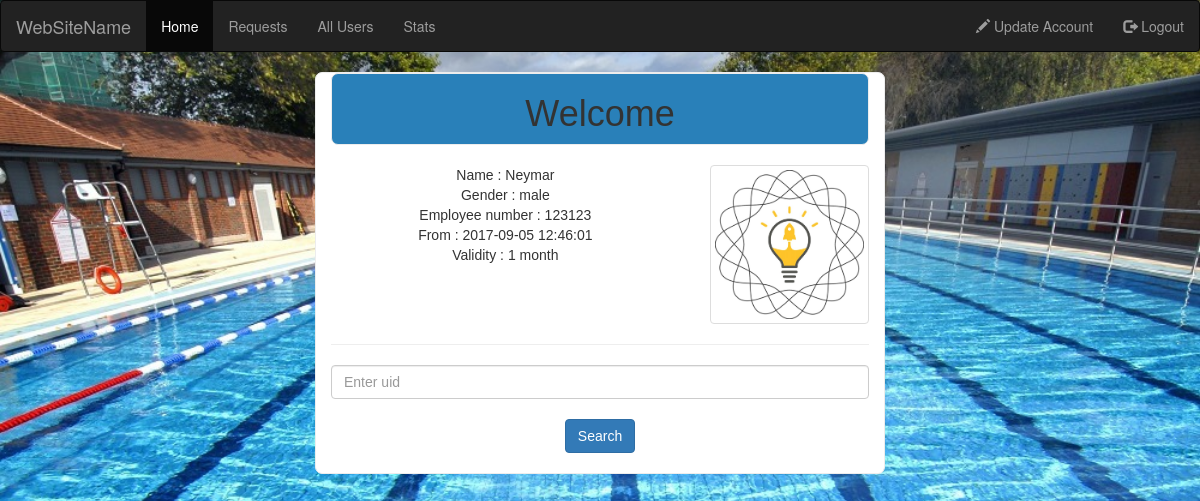
Screenshot of /dev/home.php?uid=S59935e73516cb (signed in) with the database file from the repository.
### tables this page shows
CREATE TABLE `members` (
  `uid` varchar(64) NOT NULL,
  `emp_number` int(8) NOT NULL,
  `name` varchar(20) NOT NULL,
  `gender` varchar(8) NOT NULL,
  `validity` int(2) NOT NULL,
  `cost` int(5) NOT NULL,
  `avatar` varchar(68) NOT NULL,
  `photo` int(2) NOT NULL,
  `start_date` timestamp NOT NULL DEFAULT CURRENT_TIMESTAMP ON UPDATE CURRENT_TIMESTAMP
);

### dev/home.php (the view, shortened to what this page needs)
<?php
require('../connect.php');
if (isset($_GET['uid'])) {
	$uid=$_GET['uid'];
	$result=mysqli_query($con,"SELECT * FROM members WHERE uid='$uid'")or die("This is f");
	$row = mysqli_fetch_array($result);
}
?>
<!DOCTYPE html>
<html>
  <head>
    <link rel="stylesheet" href="../css/bootstrap.css">
    <link rel="stylesheet" href="../css/style.css">
    <link rel="stylesheet" href="https://cdnjs.cloudflare.com/ajax/libs/bootstrap-sweetalert/1.0.1/sweetalert.css">
    <link href="//maxcdn.bootstrapcdn.com/bootstrap/3.3.6/css/bootstrap.min.css" type="text/css" rel="stylesheet">
  </head>
  <body>
  <nav class="navbar navbar-inverse">
  <div class="container-fluid">
    <div class="navbar-header">
      <a class="navbar-brand" href="home.php">WebSiteName</a>
    </div>
    <ul class="nav navbar-nav">
      <li class="active"><a href="home.php">Home</a></li>
      <li><a href="request.php">Requests</a></li>
      <li><a href="users.php">All Users</a></li>
      <li><a href="stats.php">Stats</a></li>
    </ul>
    <ul class="nav navbar-nav navbar-right">
    <?php
    if(isset(($_SESSION['username']))){
    	echo "<li><a href='update.php'><span class='glyphicon glyphicon-pencil'></span> Update Account</a></li>";
    	echo "<li><a href='logout.php'><span class='glyphicon glyphicon-log-out'></span> Logout</a></li>";
    }else{
    	echo "<li><a href='#'><span class='glyphicon glyphicon-user'></span> Sign Up</a></li>";
    }
    ?>
    </ul>
  </div>
</nav>
    <div class="container container-table">
        <div class="row vertical-center-row">
            <div class="text-center col-md-6 col-md-offset-3" id="form_box">
              <div class="wrapper_header">
                <h1>Welcome</h1>
              </div>
                  <div ><br>
                    <?php
                    	if (isset($_GET['uid'])) {
                    			$image1 =$row['avatar'];
		                        $name=$row['name'];
		                        $emp_number=$row['emp_number'];
		                        $gender=$row['gender'];
		                        $validity=$row['validity'];
		                        $time=$row['start_date'];
		                        echo "<div class='row'>
		                        <div class='col-md-8 col-lg-8 col-xs-8 col-sm-8'>
		                        Name  :  $name <br>
		                        Gender  :  $gender <br>
		                        Employee number  :  $emp_number <br>
		                        From  :  $time <br>
		                        Validity  :  $validity month <br>
		                        </div>
		                        <div class='col-md-4 col-sm-4 col-xs-4'>
		                        <img src='../upload/$image1' class='img-thumbnail'><img></div></div><hr>";
						}
							print("<td>
						    <form action=\"search.php\" method=\"post\">
						        <input type=\"text\" value=\"\" name =\"uid\" placeholder =\"Enter uid \" class=\"form-control\"><br>
						        <input type=\"submit\" name=\"search\" value=\"Search\" class=\"btn btn-primary\" >
						    </form>
						</td><br>");
                    ?>
                  </div>
            </div>
        </div>
   </div>
</body>
</html>

### css/style.css (style rules this page uses)
body { margin: 0; padding: 0; background: url(../images/back/image.jpg) no-repeat center center fixed; -webkit-background-size: cover; -moz-background-size: cover; -o-background-size: cover; background-size: cover; }
.container-table { display: table; }
.vertical-center-row { display: table-cell; vertical-align: middle; }
#form_box { font-family: 'Bellota-LightItalic', sans-serif; background-color: #ffffff; border: 1px solid #EDEDED; border-radius: 7px; }
.wrapper_header { background-color: #2980b9; border: 1px solid #EDEDED; border-radius: 7px; }

### rows the page displays
members: name "Neymar", gender "male", emp_number "123123", start_date "2017-09-05 12:46:01", validity "1", avatar (picture)
